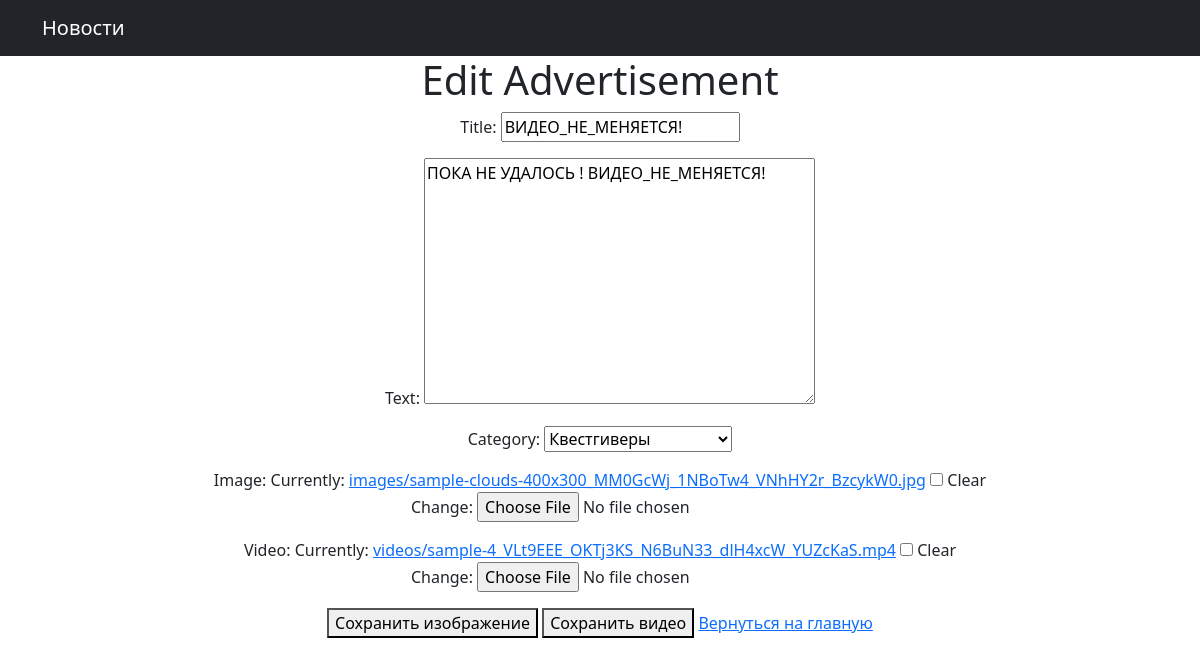
The app's page /accounts/advertisement/update/16/ (signed in) with its own data.
### chat/models.py (models this page shows, shortened)
class Advertisement(models.Model):
    user = models.ForeignKey(settings.AUTH_USER_MODEL, on_delete=models.CASCADE)
    title = models.CharField(max_length=100)
    text = models.TextField()
    image = models.ImageField(upload_to='images/', blank=True, null=True)
    video = models.FileField(upload_to='videos/', blank=True, null=True)
    content = RichTextField()
    category_choices = [
        ('Tanks', 'Танки'),
        ('Healers', 'Хилы'),
        ('DPS', 'ДД'),
        ('Traders', 'Торговцы'),
        ('Guild Masters', 'Гилдмастеры'),
        ('Quest Givers', 'Квестгиверы'),
        ('Blacksmiths', 'Кузнецы'),
        ('Leatherworkers', 'Кожевники'),
        ('Alchemists', 'Зельевары'),
        ('Spellcasters', 'Мастера заклинаний'),
    ]
    category = models.CharField(max_length=20, choices=category_choices)

### chat/views.py (the view, shortened to what this page needs)
# urls.py: path('advertisement/update/<int:pk>/', AdvertisementUpdateView.as_view(), name='advertisement_update'),
class AdvertisementUpdateView(LoginRequiredMixin, UpdateView):
    model = Advertisement
    fields = ['title', 'text', 'category', 'image', 'video']
    template_name = 'advertisement_update.html'
    def dispatch(self, request, *args, **kwargs):
        obj = self.get_object()
        if obj.user != self.request.user:
            return HttpResponse("Вы не являетесь автором этого объявления", status=403)
        return super().dispatch(request, *args, **kwargs)
    success_url = reverse_lazy('home')

### chat/templates/advertisement_update.html (shortened to what this page needs)
{% extends 'default_1.html' %}
{% block content %}
<html>
<head>
</head>
<body>
    <h1>Edit Advertisement</h1>
    <form method="POST" enctype="multipart/form-data">
    {{ form.as_p }}
    <button type="submit" name="action" value="save_image">Сохранить изображение</button>
    <button type="submit" name="action" value="save_video">Сохранить видео</button>
    <a href="{% url 'home' %}">Вернуться на главную</a>
</form>
</body>
</html>
{% endblock %}

### records on screen
Advertisement: title "ВИДЕО_НЕ_МЕНЯЕТСЯ!", text "ПОКА НЕ УДАЛОСЬ ! ВИДЕО_НЕ_МЕНЯЕТСЯ!", category "Квестгиверы"
